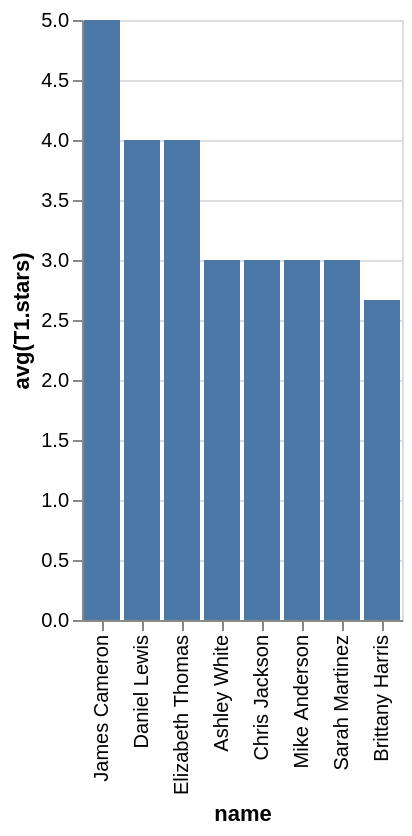

This figure's Vega-Lite source:
### Vega-Lite specification from a JSON file in a GitHub repository (floating-point values rounded to 4 significant figures)
{"data": {"values": [{"x_data": "Ashley White", "y_data": 3}, {"x_data": "Brittany Harris", "y_data": 2.667}, {"x_data": "Chris Jackson", "y_data": 3}, {"x_data": "Daniel Lewis", "y_data": 4}, {"x_data": "Elizabeth Thomas", "y_data": 4}, {"x_data": "James Cameron", "y_data": 5}, {"x_data": "Mike Anderson", "y_data": 3}, {"x_data": "Sarah Martinez", "y_data": 3}]}, "mark": "bar", "encoding": {"x": {"field": "x_data", "type": "nominal", "title": "name", "sort": {"op": "sum", "field": "y_data", "order": "descending"}}, "y": {"field": "y_data", "type": "quantitative", "title": "avg(T1.stars)"}}}
